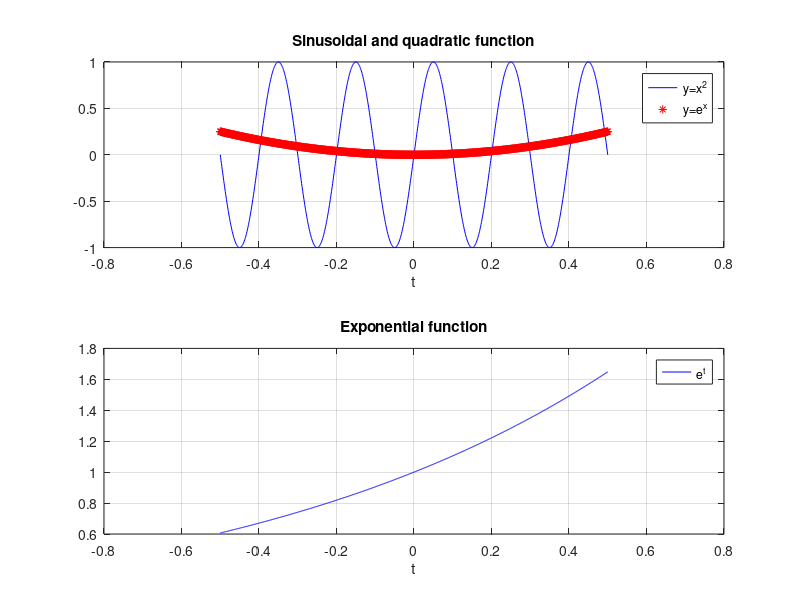

MATLAB code to generate this figure:
%% Clean up %%
clear;
clc;

%% Set parameters: %%

% x-axis (time) %
t = -0.5 : 0.001 : 0.5;

% frequencies %
f = 50;

% equations %
%fig #1:
y1 = sin(2*pi*5*t);
y2 = t.^2;

%fig #2:
y3 = exp(t);

%% Plot %%
figure(2);

% plot figure #1 %
subplot(2,1,1);

plot(t, y1, 'b');
hold on;
plot(t, y2, 'r*');

title( "Sinusoidal and quadratic function" );
xlabel('t');
legend("y=x^2", "y=e^x");
grid on


% plot figure #2 %
subplot(2,1,2);
plot(t, y3, 'b');

title( "Exponential function" );
xlabel('t');
legend("e^t");
grid on;

